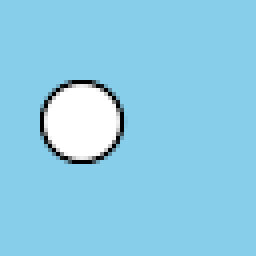
#> input picture study_guide/11-MC_in_DWT_domain/moving_circle_000.png, 64 x 64 px (shown 4 times larger); its folder holds 4 pictures in this run
$ jupyter execute --allow-errors CS-LPT_shift_invariance.ipynb   (shell and % lines are left out)
#> lines starting #> are read from the running program, lines starting #| are printed output that depends on the picture
### study_guide/11-MC_in_DWT_domain/io_stuff.py
# Common stuff and routines

import numpy as np
import cv2
import matplotlib.pyplot as plt
import matplotlib.image as mpimg

# [5 lines left out: function normalize, not called in this run]

def load_img(prefix):
#> called with prefix = 'moving_circle_000'
    img = cv2.imread(f"{prefix}.png", cv2.IMREAD_UNCHANGED)
#> img is the input picture: shape (64, 64, 3) uint16; mean B, G, R 59686.5, 52877.9, 36208.7
    img = cv2.cvtColor(img, cv2.COLOR_BGR2RGB)
    img = np.array(img)
    img = img.astype(np.float32) - 32768.0
#> call 2 of load_img, with prefix = 'moving_circle_001'
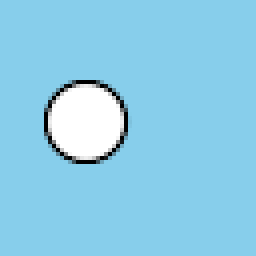
#> input picture study_guide/11-MC_in_DWT_domain/moving_circle_001.png, 64 x 64 px (shown 4 times larger)
#> in load_img, img is the input picture: shape (64, 64, 3) uint16; mean B, G, R 59686.5, 52877.9, 36208.7
    return img

# [6 lines left out: function show_img, not called in this run]

def show_seq(prefix="/tmp/", frames=5):
    for i in range(frames):
        show_img(f"{prefix}{i:03d}")

# [18 lines left out: functions show_motion, write_img, not called in this run]

### study_guide/11-MC_in_DWT_domain/color.py
import numpy as np

def RGB_to_YCoCg(RGB_frame):
    R, G, B = RGB_frame[:,:,0], RGB_frame[:,:,1], RGB_frame[:,:,2]
    YCoCg_frame = np.empty_like(RGB_frame)
    YCoCg_frame[:,:,0] =  R/4 + G/2 + B/4
    YCoCg_frame[:,:,1] =  R/2       - B/2
    YCoCg_frame[:,:,2] = -R/4 + G/2 - B/4
    return YCoCg_frame

### study_guide/11-MC_in_DWT_domain/CS-LPT_shift_invariance.ipynb
# Shift-invariance in the CS-LPT domain

[cell 1]
import numpy as np
import cv2
import matplotlib.pyplot as plt
import matplotlib.image as mimg
import pywt
from io_stuff import *
from color import *

### Create the three images
With a circle of diameter 10 that moves from coordinate (30, 20), (30, 21), and (30, 22). (row, column)

### Load the images

[cell 2]
prefix = "moving_circle_"
frame_0 = load_img(prefix + "000")
frame_1 = load_img(prefix + "001")
#> (the rest of this cell did not finish here and is left out)

### Work only with luma

[cell 3]
frame_0_Y = RGB_to_YCoCg(frame_0)[:,:,0]
frame_1_Y = RGB_to_YCoCg(frame_1)[:,:,0]
#> in RGB_to_YCoCg (call 2), `R, G, B = RGB_frame[:,:,0], RGB_frame[:,:,1], RGB_frame[:,:,2]`:
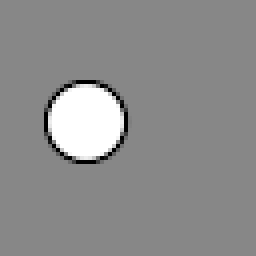
#> R: shape (64, 64) float32 (shown 4 times larger); min -32768, max 32767, mean 3440.7; drawn with min black and max white
#> in RGB_to_YCoCg (call 2), `R, G, B = RGB_frame[:,:,0], RGB_frame[:,:,1], RGB_frame[:,:,2]`:
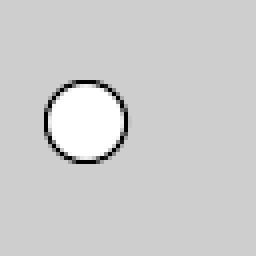
#> G: shape (64, 64) float32 (shown 4 times larger); min -32768, max 32767, mean 20109.9; drawn with min black and max white
#> in RGB_to_YCoCg (call 2), `R, G, B = RGB_frame[:,:,0], RGB_frame[:,:,1], RGB_frame[:,:,2]`:
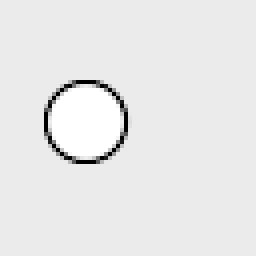
#> B: shape (64, 64) float32 (shown 4 times larger); min -32768, max 32767, mean 26918.5; drawn with min black and max white
#> in RGB_to_YCoCg (call 2), `YCoCg_frame[:,:,0] =  R/4 + G/2 + B/4`: YCoCg_frame: shape (64, 64, 3) float32; 0.01% of the values are NaN or infinite; the others: min -1.1e+34, max 3.07e+38, mean inf
#> in RGB_to_YCoCg (call 2), `YCoCg_frame[:,:,1] =  R/2       - B/2`: YCoCg_frame: shape (64, 64, 3) float32; 0.01% of the values are NaN or infinite; the others: min -1.57e+32, max 4.71e+36, mean 3.84e+32
#> in RGB_to_YCoCg (call 2), `YCoCg_frame[:,:,2] = -R/4 + G/2 - B/4`:
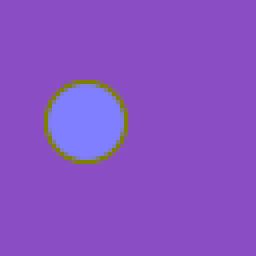
#> YCoCg_frame: shape (64, 64, 3) float32 (shown 4 times larger); mean of channels 0, 1, 2 17644.9, -11738.4, 2465.1; drawn with min black and max white
#> (the rest of this cell did not finish here and is left out)

### 2D-DWT of the frames

[cell 4]
f0_haar_L, (f0_haar_LH, f0_haar_HL, f0_haar_HH) = pywt.dwt2(frame_0_Y, 'haar')
f1_haar_L, (f1_haar_LH, f1_haar_HL, f1_haar_HH) = pywt.dwt2(frame_1_Y, 'haar')
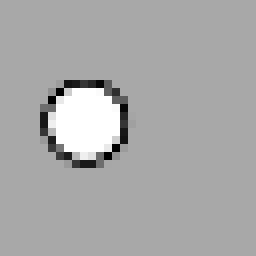
#> f1_haar_L: shape (32, 32) float32 (shown 8 times larger); min -24416.2, max 65534, mean 35289.5; drawn with min black and max white
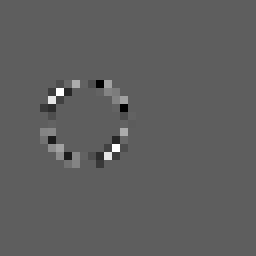
#> f1_haar_HH: shape (32, 32) float32 (shown 8 times larger); min -24601.4, max 41724.7, mean 139.7; drawn with min black and max white
#> (the rest of this cell did not finish here and is left out)

### Creation of the [H] subbands
Remember that the L subband is the same that in the DWT.

[cell 5]
f0_haar_iH = pywt.idwt2([None,(f0_haar_LH, f0_haar_HL, f0_haar_HH)], 'haar')
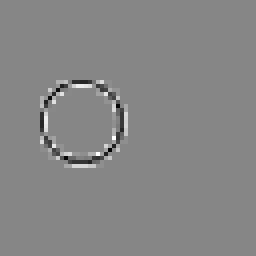
#> f0_haar_iH: shape (64, 64) float32 (shown 4 times larger); min -41671.5, max 37251.7, mean 0; drawn with min black and max white
f1_haar_iH = pywt.idwt2([None,(f1_haar_LH, f1_haar_HL, f1_haar_HH)], 'haar')
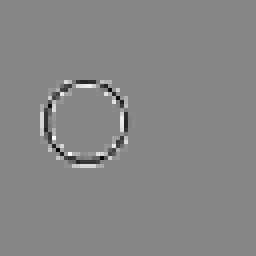
#> f1_haar_iH: shape (64, 64) float32 (shown 4 times larger); min -41621, max 37071.6, mean 0; drawn with min black and max white
#> (the rest of this cell did not finish here and is left out)

[cell 6]
plt.figure(figsize=(10,10))
plt.title("Frame 0. Haar. [H].", fontsize=20)
plt.imshow(f0_haar_iH, cmap="gray")
plt.savefig('f0_haar_iH.png')
plt.show()

[cell 7]
plt.figure(figsize=(10,10))
plt.title("Frame 1. Haar. [H].", fontsize=20)
plt.imshow(f1_haar_iH, cmap="gray")
plt.savefig('f1_haar_iH.png')
plt.show()

[cell 8]
plt.figure(figsize=(10,10))
plt.title("Frame 2. Haar. [H].", fontsize=20)
#> (the rest of this cell did not finish here and is left out)

[cell 9]
plt.title("Frames 0 and 1. Haar. [H]")
plt.plot(np.roll(f0_haar_iH[36, 0:40], 1), label="prediction")
plt.plot(f1_haar_iH[36, 0:40], linestyle=':', linewidth=4, label="predicted")
plt.legend()
plt.savefig("f0_1_haar_iH.svg")
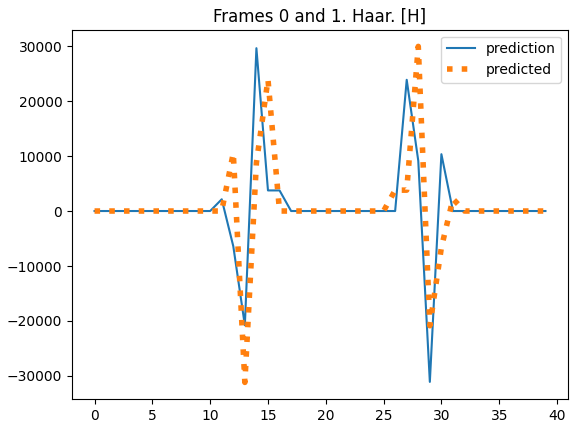
#> figure drawn by matplotlib, 1 panel; curve peaks at x = 14, y = 29613.7; curve peaks at x = 28, y = 29938.6
plt.show()
